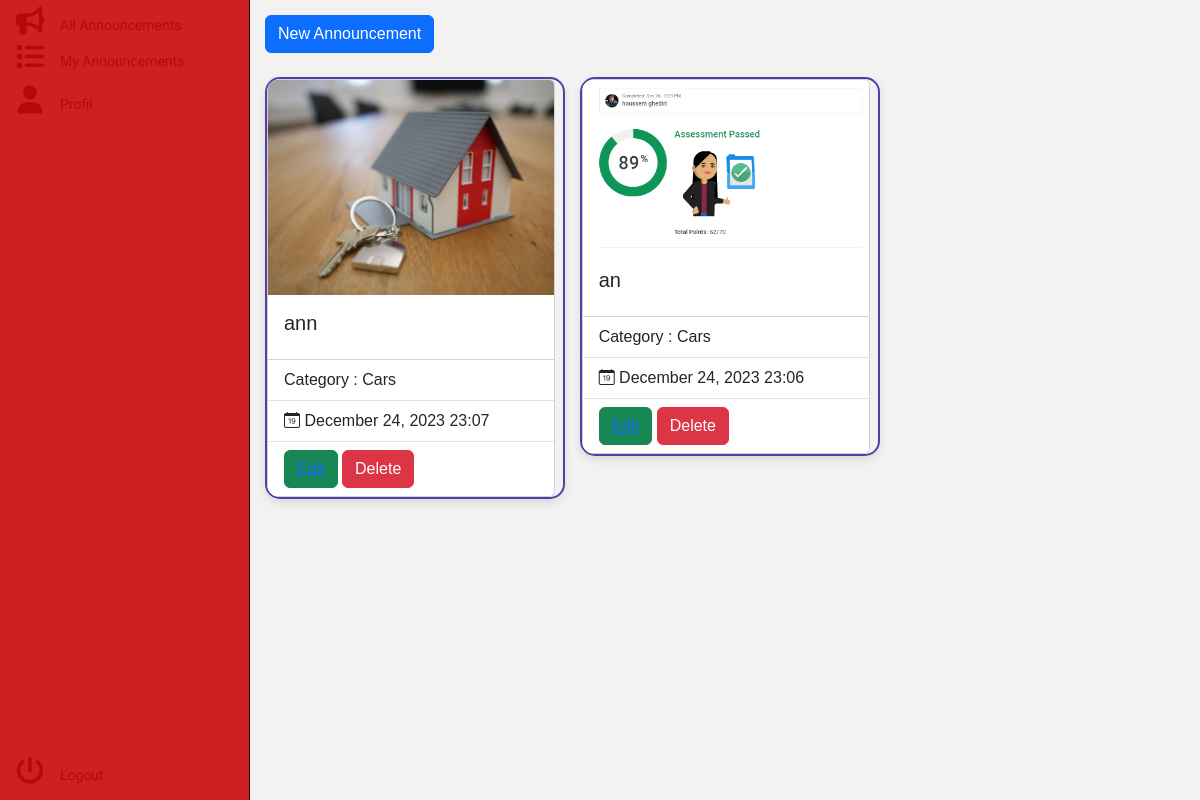
Page /anouncement/my (signed in) on the earlier database version.
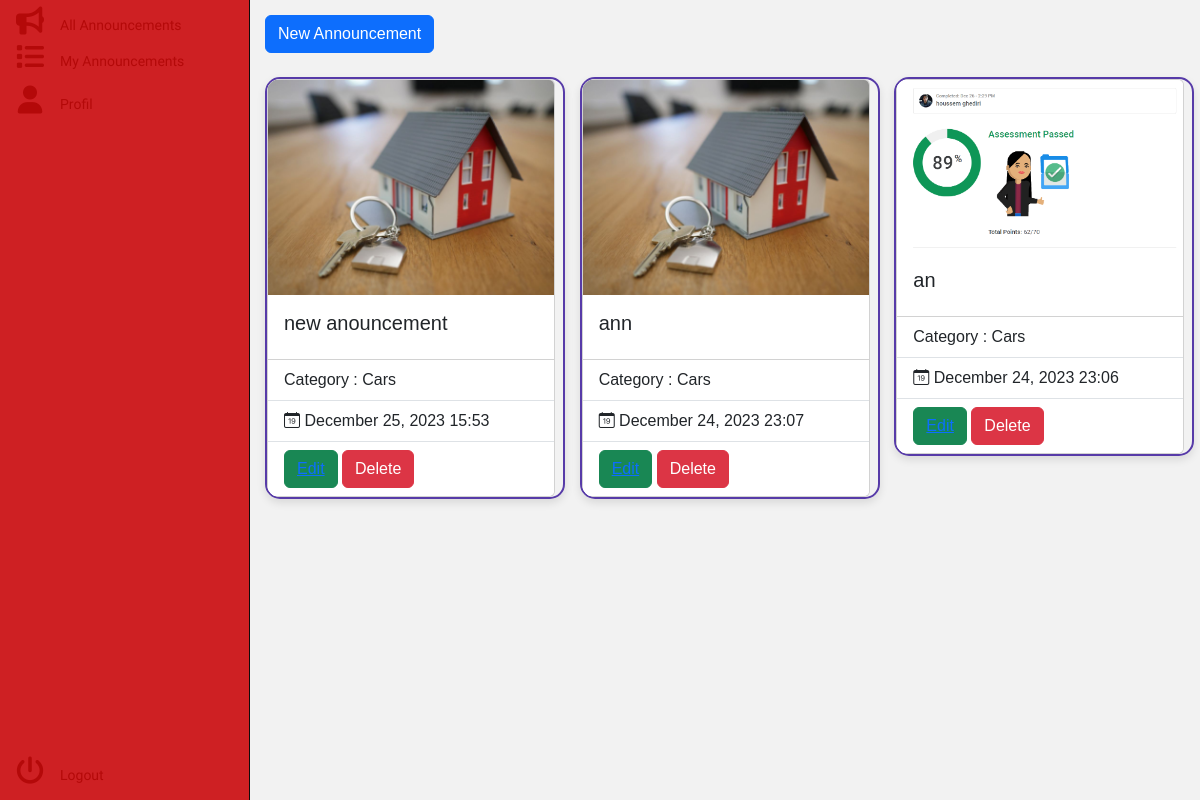
Same page on the later database version.
### anouncement/models.py (models this page shows, shortened)
class Announcement(models.Model):
    title = models.CharField(max_length=255)
    content = models.TextField()
    image=models.ImageField(default="https://media.istockphoto.com/id/1344512181/vector/icon-red-loudspeaker.jpg?s=612x612&w=0&k=20&c=MSi3Z2La8OYjSY-pr0bB6f33NOuUKAQ_LBUooLhLQsk=")
    category = models.ForeignKey(Category, on_delete=models.CASCADE,related_name='announcements')
    user = models.ForeignKey(User, on_delete=models.CASCADE,related_name='announcements')
    status = models.IntegerField(
        choices=AnnouncementStatus.choices,
        default=AnnouncementStatus.PUBLISHED,
    )
    slug = models.SlugField(max_length=250, unique_for_date="created_at",default="houssam")
    created_at = models.DateTimeField(auto_now_add=True)
    updated_at = models.DateTimeField(auto_now=True)
    class PublishedAnouncementManager(models.Manager):
        def get_queryset(self):
            return super().get_queryset().filter(status=AnnouncementStatus.PUBLISHED, user__is_active=1)
    objects=models.Manager()
    published=PublishedAnouncementManager()
    def __str__(self):
        return self.title
    class Meta:
        ordering = ['-created_at']
        indexes = [ models.Index(fields=['-created_at']),]

class Category(models.Model):
    title = models.CharField(max_length=255)

### anouncement/views.py (the view)
# urls.py: path("my", views.my_announcement, name='my_anouncement'),
def my_announcement(request):
    print(request.user)
    if request.user.is_authenticated:
        print(request.user)
        my_announcement_list = Announcement.objects.filter(user=request.user)
        print(my_announcement_list)
    else:
        my_announcement_list = None
    return render(request, "anouncement/userList.html", {"myanouncement": my_announcement_list})

### anouncement/templates/anouncement/userList.html (shortened to what this page needs)
{% load static %}
<!DOCTYPE html>
<html>
  <head>
    {% load bootstrap5 %}
    {% bootstrap_css %}
    {% load bootstrap_icons %}
    <link rel="stylesheet" type="text/css" href="{% static 'css/sidebar.css' %}">
    <link rel="stylesheet" type="text/css" href="{% static 'css/card.css' %}">
    <link rel="stylesheet" href="https://cdn.jsdelivr.net/npm/bootstrap-icons@1.19.0/font/bootstrap-icons.css">
    <link rel="stylesheet" href="https://cdnjs.cloudflare.com/ajax/libs/font-awesome/6.0.0/css/all.min.css">
  </head>
  <body>
    <div id="sidebar">
        {% include 'anouncement/includes/sidebar.html' %}
      </div>
      <div id="content">
        <div class="btn-group">
          <a href="{% url 'announcement:add_anouncement' %}" class="btn btn-primary"> New Announcement</a>
        </div><br><br>
        {% block content %}
        <div class="row">
          {% for item in myanouncement %}
          <div class="col-md-4 mb-4">
            <div class="announcement-card2">
              <div class="card" style="width: 18rem;">
                <img class="card-img-top" src="{% static 'images/' %}{{ item.image }}" alt="{{ item.title }}">
                <div class="card-body">
                  <h5 class="card-title">{{ item.title }}</h5>
                </div>
                <ul class="list-group list-group-flush">
                  <li class="list-group-item">Category : {{ item.category.title }}</li>
                  <li class="list-group-item"><i class="bi bi-calendar-date"></i> {{ item.created_at|date:"F j, Y H:i" }}</li>
                  <li class="list-group-item">
                    <button type="button" class="btn btn-success"><a href="{% url 'announcement:edit_anouncement' pk=item.id %}">Edit</a></button>
                    <form action="{% url 'announcement:delete_announcement' item.id %}" method="post" style="display: inline;">
                        <button type="submit" class="btn btn-danger" onclick="return confirm('Are you sure to delete this anouncement ?');">Delete</button>
                    </form>
                  </li>
                </ul>
              </div>
            </div>
          </div>
          {% endfor %}
        </div>
        {% endblock %}
    </div>
  </body>
</html>

Differences in the rows shown:
added Announcement: image (picture), title "new anouncement", category "Cars", created_at "December 25, 2023 15:53"
